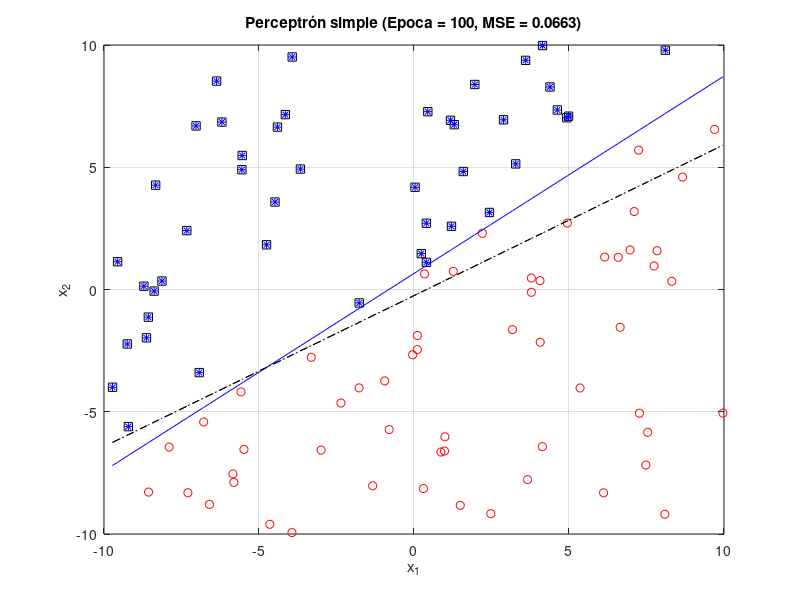
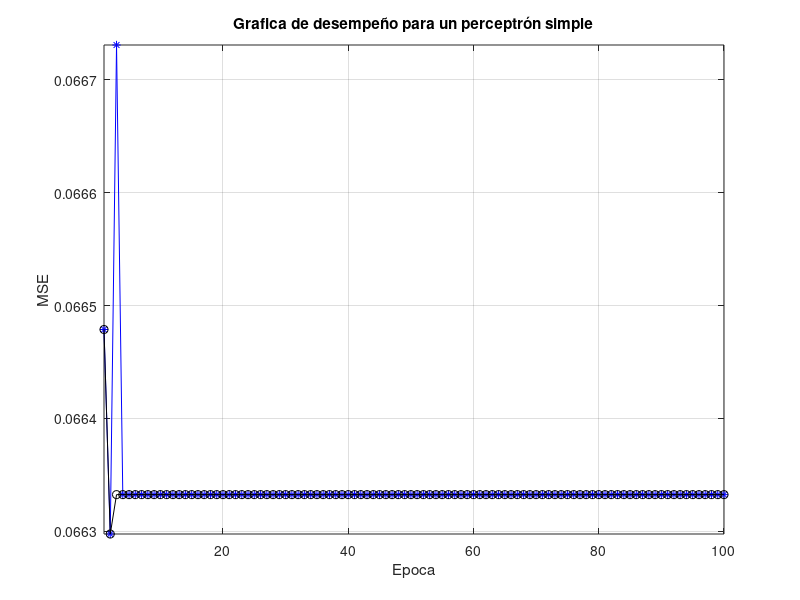

MATLAB code to generate these figures, in order:
clc;
close all;
clear;

rng_mx = 10;
rng_mn = -10;
nm = 100;

x1 = (rng_mx-rng_mn)*rand(nm, 1)+rng_mn;
x2 = (rng_mx-rng_mn)*rand(nm, 1)+rng_mn;

%m = rand();
m = 0.8074;
%b = rand();
b = 0.6550;
xo = sort(x1);
yo = m.*xo+b;
x2e = m.*x1+b;
cls = x2>x2e;
id0 = cls==0;
id1 = ~id0;

vw = rand(3,1);
nep = 100;
n_ap = 1/abs(max([x1;x2]))-eps;
mu = 0.7;
vw1 = vw;
avw1 = vw1;
vMSE = zeros(1,nep);
vMSE1 = zeros(1,nep);
md = 0;
vr = 0.1;

for i1=1:nep
    u = [x1 x2 ones(nm,1)]*vw;
    %fu = u>=0;
    %fu = 1./(1+exp(-u));
    fu = exp(-((u-md).^2)./vr);
    %dfu = fu.*(1-fu);
    dfu = (-2*(u-md)./vr).*fu;
    err = cls-fu;
    vMSE(i1) = sqrt(err'*err)/nm;
    id_err = err>(1e6*eps);

    u1 = [x1 x2 ones(nm,1)]*vw1;
    %fu1 = u1>=0;
    %fu1 = 1./(1+exp(-u1));
    fu1 = exp(-((u1-md).^2)./vr);
    %dfu1 = fu1.*(1-fu1);
    dfu1 = (-2*(u1-md)./vr).*fu1;
    err1 = cls-fu1;
    vMSE1(i1) = sqrt(err1'*err1)/nm;
    id_err1 = err>(1e6*eps);
    
    y1 = -xo*vw(1)/vw(2)-vw(3)/vw(2);
    dvw = n_ap*([x1'; x2'; ones(1,nm)]*err);
    vw = vw+dvw;

    y2 = -xo*vw1(1)/vw1(2)-vw1(3)/vw1(2);
    dvw1 = n_ap*([x1'; x2'; ones(1,nm)]*err1);
    aavw1 = avw1;
    avw1 = vw1;
    vw1 = vw1+dvw1+mu*(avw1-aavw1);

    figure(1);
    plot(x1(id0), x2(id0), 'ro');
    axis([rng_mn, rng_mx, rng_mn, rng_mx])
    hold on;
    plot(x1(id1), x2(id1), 'ks');
    plot(x1(id_err), x2(id_err), 'b*');
    plot(xo, yo, 'b-');
    plot(xo, y1, 'k--');
    plot(xo, y2, 'k-.');
    xlabel('x_1');
    ylabel('x_2');
    grid on;
    title(sprintf('Perceptrón simple (Epoca = %d, MSE = %.4f)', i1, vMSE(i1)));
    hold off;
    pause(0.1);

end

figure(2)
plot(1:nep,vMSE,'b*-');
hold on;
plot(1:nep,vMSE1,'ko-');
axis([1, nep, min(vMSE), max(vMSE)]);
grid on;
ylabel('MSE');
xlabel('Epoca');
title('Grafica de desempeño para un perceptrón simple');